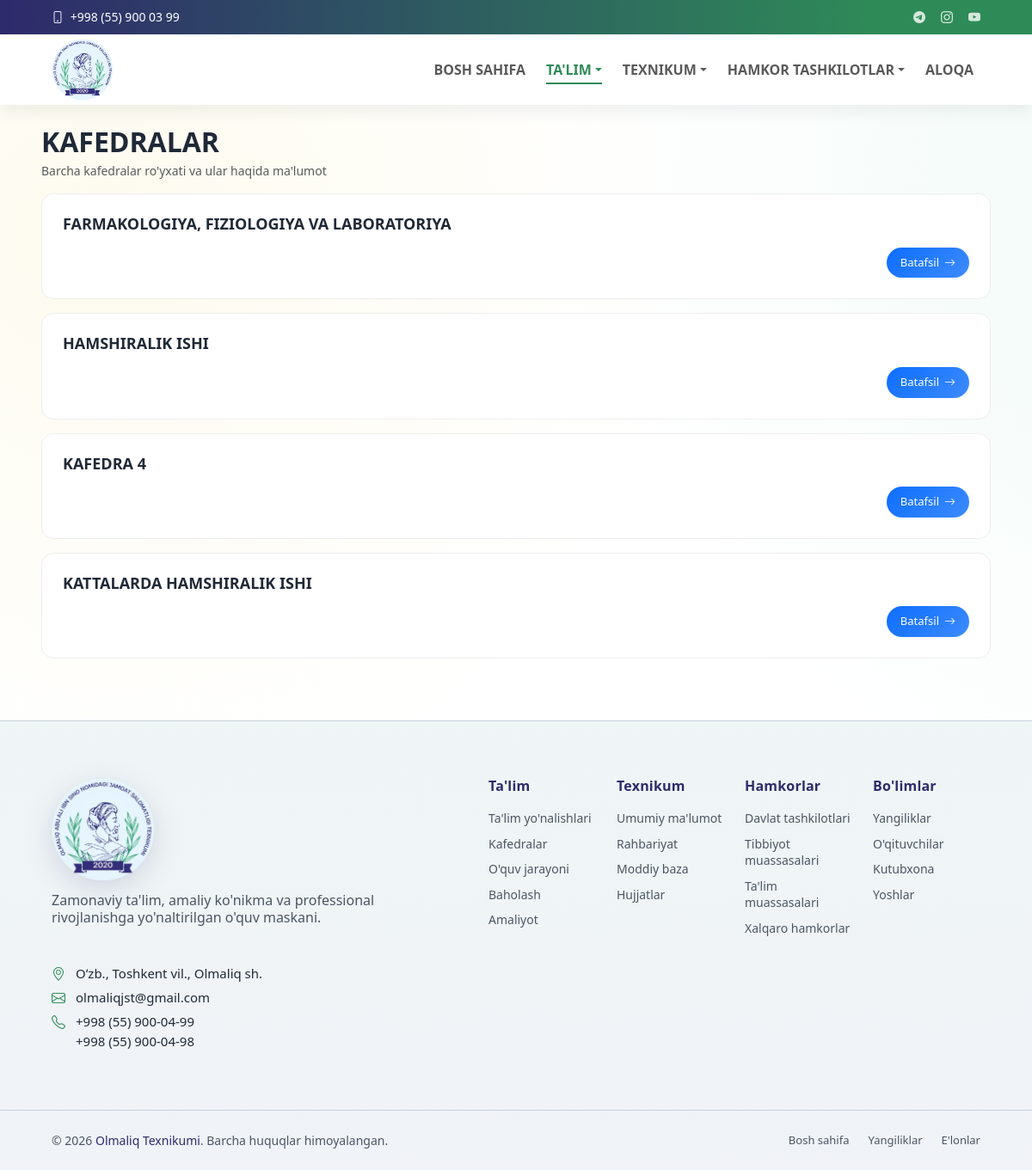
Page /talim/kafedralar/ on the earlier database version.
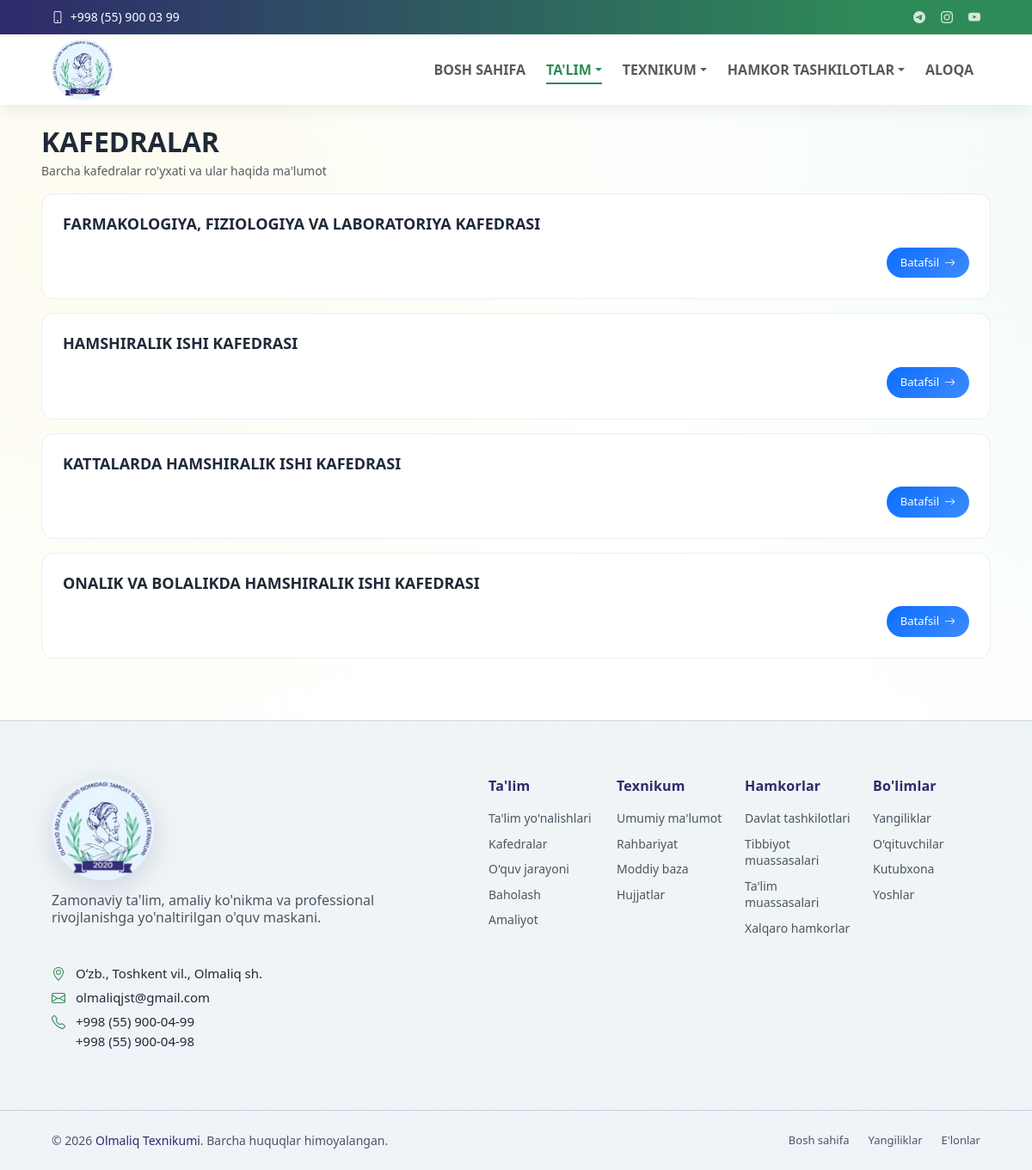
Same page on the later database version.
### departments/models.py (models this page shows, shortened)
class Department(models.Model):
    name = models.CharField(max_length=200)
    slug = models.SlugField(unique=True)
    description = models.TextField()
    head = models.OneToOneField(
        DepartmentHead,
        on_delete=models.PROTECT,
        related_name='department',
    )
    image = models.ImageField(upload_to='departments/', blank=True, null=True)
    created_at = models.DateTimeField(auto_now_add=True)
    class Meta:
        ordering = ['name']
        verbose_name = "Kafedra"
        verbose_name_plural = "Kafedralar"

### education/views.py (the view)
# urls.py: path('kafedralar/', views.departments_list, name='departments_list'),
def departments_list(request):
    items = Department.objects.all()
    return render(request, 'education/departments_list.html', {'departments': items})

### core/context_processors.py (called while the page is built)
def menu_context(request):
    menu_items = (
        Menu.objects.filter(parent__isnull=True, is_active=True)
        .prefetch_related('children')
        .order_by('order', 'id')
    )
    topbar = TopbarSettings.objects.filter(is_active=True).first()
    return {
        'menu_items': menu_items,
        'topbar_settings': topbar,
    }

### education/templates/education/departments_list.html (shortened to what this page needs)
{% extends 'base.html' %}
{% load static %}
{% block content %}
    <section>
        <div class="mt-5 mt-md-3 mt-lg-2">
            <h2 class="fw-bold text-uppercase mb-1">Kafedralar</h2>
            <p class="text-muted small">Barcha kafedralar ro'yxati va ular haqida ma'lumot</p>
        </div>
        {% for department in departments %}
            <div
                class="dep-card p-3 p-md-4 mb-3">
                <h5 class="dep-title text-uppercase mb-3">{{ department.name }}</h5>
                <div class="d-flex justify-content-end text-decoration-none">
                    <a href="{% url 'departments:department_detail' department.slug %}" class="dep-btn-modern">
                        Batafsil
                        <i class="bi bi-arrow-right"></i>
                    </a>
                </div>
            </div>
            {% empty %}
            <p>Kafedralar ro'yxati bo'sh.</p>
        {% endfor %}
    </section>
{% endblock %}

Differences in the rows shown:
changed Department: name "FARMAKOLOGIYA, FIZIOLOGIYA VA LABORATORIYA" → "FARMAKOLOGIYA, FIZIOLOGIYA VA LABORATORIYA KAFEDRASI"
changed Department: name "HAMSHIRALIK ISHI" → "HAMSHIRALIK ISHI KAFEDRASI"
changed Department: name "KATTALARDA HAMSHIRALIK ISHI" → "KATTALARDA HAMSHIRALIK ISHI KAFEDRASI"; moves up the list
changed Department: name "KAFEDRA 4" → "ONALIK VA BOLALIKDA HAMSHIRALIK ISHI KAFEDRASI"
